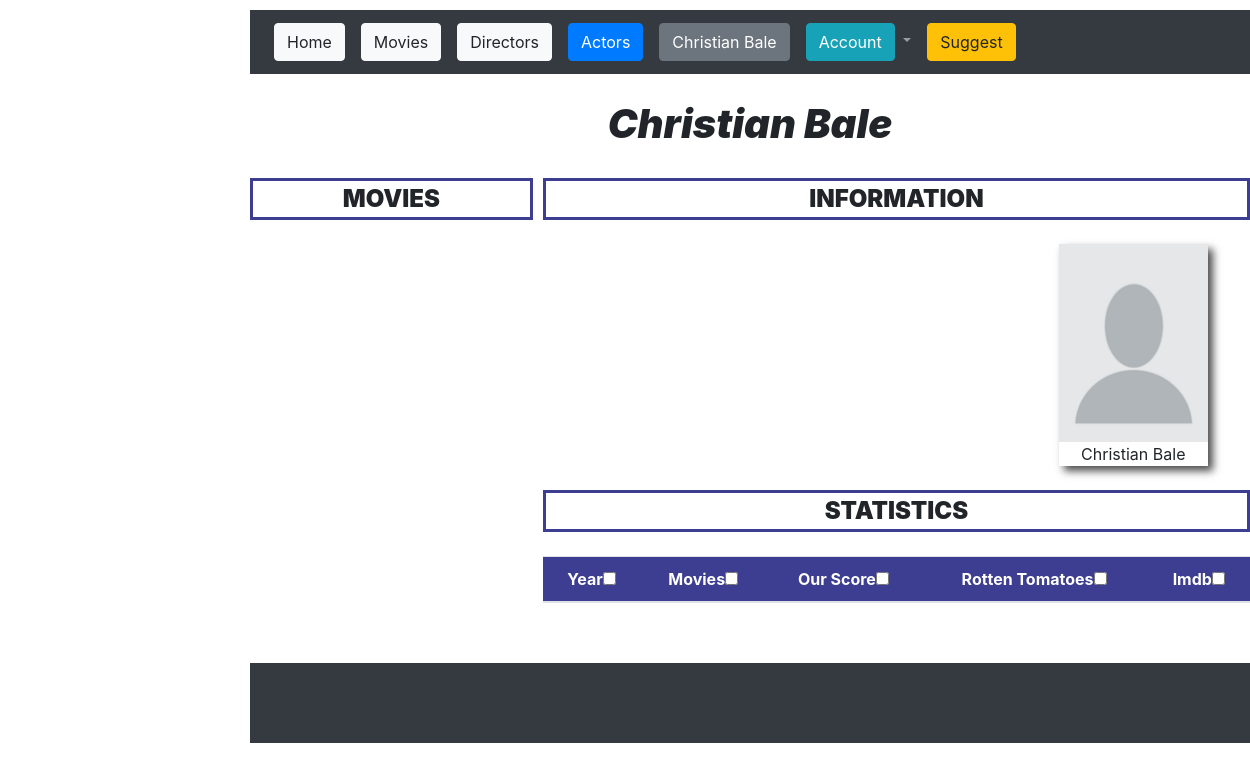
/blog/actors/4/, run on the app's committed database.
### blog/models.py (models this page shows, shortened)
class Actor(models.Model):
    name = models.CharField(max_length=50,blank=True)
    review = models.TextField(default = "",blank=True)
    image = models.ImageField(upload_to='actor_image',blank=True,default="actor_image/ProfilePic.png",null=True)
    reference_image = models.URLField(max_length=200, default = "", blank=True)
    reference_description = models.URLField(max_length=200, default = "",blank=True)

### blog/views.py (the view)
# urls.py: path('actors/<int:pk>/', views.actorsdetail,name='ActorsDetail'),
def actorsdetail(request,pk):
    actor = Actor.objects.get(id=pk)
    movie_list = list(actor.movies.all())
    if request.method == "POST":
        applied_filters = list(request.POST.dict().keys())[1:]
        print(applied_filters)
        if 'Year' in applied_filters:
                movie_list.sort(
                    key = lambda movie: movie.release_date
                )
                print("By Year",movie_list)
        if 'Movie' in applied_filters:
                movie_list.sort(
                    key = lambda movie: movie.name
                )
                print("By Name",movie_list)
        if 'Our_score' in applied_filters:
                movie_list.sort(
                    key = lambda movie: movie.final_score
                )
                print("By Our Score",movie_list)
        if 'Rotten' in applied_filters:
                movie_list.sort(
                    key = lambda movie: movie.rotten_tomatoes
                )
                print("By Rotten",movie_list)
        if 'imdb' in applied_filters:
                movie_list.sort(
                    key = lambda movie: movie.imdb
                )
                print("By Imdb",movie_list)
        movie_list.reverse()
        return render(request,"blog/actorsdetail.html",context={
                "actor": actor,
                "movie_list" : movie_list,
                "applied_filters" : applied_filters
            })
    else:
        return render(request,"blog/actorsdetail.html",context={
            "actor": actor,
            "movie_list" : movie_list,
        })

### blog/templates/blog/actorsdetail.html (shortened to what this page needs)
{% extends "blog/header.html" %}
{% load static %}
{% block styles %}
    {{ block.super }}
{% endblock %}
{% block content %}
<div id = "webpage">
    <nav class="navbar navbar-expand-lg navbar-dark bg-dark" id = "header">
        <div class="collapse navbar-collapse" id="navbarScroll">
          <ul class="navbar-nav mr-auto my-2 my-lg-0 navbar-nav-scroll" style="max-height: 100px;">
            <li class="nav-item">
              <a class="nav-link" href="{% url 'Home' %}">
                <button type="button" class="btn btn-light position-relative">
                    Home
                </button>
            </a>
            </li>
            <li class="nav-item">
              <a class="nav-link" href="{% url 'Movies' %}">
                <button type="button" class="btn btn-light position-relative">
                    Movies
                </button>
            </a>
            </li>
            <li class="nav-item">
                <a class="nav-link" href="{% url 'Directors' %}">
                    <button type="button" class="btn btn-light position-relative">
                        Directors
                    </button>
                </a>
            </li>
            <li class="nav-item">
                <a class="nav-link" href="{% url 'Actors' %}">
                    <button type="button" class="btn btn-primary position-relative">
                        Actors
                    </button>
                </a>
            </li>
            <li class="nav-item">
                <a class="nav-link" href="#section_name">
                    <button type="button" class="btn btn-secondary position-relative">
                        {{ actor.name }}
                    </button>
                </a>
            </li>
            <li class="nav-item dropdown">
              <a class="nav-link dropdown-toggle" id="navbarScrollingDropdown" role="button" data-toggle="dropdown" aria-expanded="false">
                <button type="button" class="btn btn-info position-relative">
                    Account
                </button>
              </a>
            </li>
            <li class="nav-item">
                <a class="nav-link" href="{% url 'Suggest' %}">
                    <button type="button" class="btn btn-warning position-relative">
                        Suggest
                    </button>
                </a>
            </li>
          </ul>
        </div>
    </nav>
    <div id = "section_name">
        {{ actor.name }}
    </div>
    <br>
    <div id = "page">
        <div id = "right_side">
            <div class = "section_separator">
                MOVIES
            </div>
        </div>
        <div id = "parent">
            <div class = "section_separator">
                INFORMATION
            </div>
            <br>
            <div id = "section_information">
                <div style = "display: flex;align-items: center;">
                </div>
                <div class = "images" style = "width: 70%;height: auto">
                    <img src="{{ actor.image.url }}" style="width: 100%;height: auto">
                    <figcaption style = "text-align: center;"> {{ actor.name }} </figcaption>
                </div>
            </div>
            <br>
            <div class = "section_separator">
                STATISTICS
            </div>
            <br>
            <div>
                <table class = "table" style = "width: 100%;">
                    <thead>
                        <form method = "POST">{% csrf_token %}
                            <th style = "text-align: center;">Year<input name = "Year" type = "checkbox"></th>
                            <th style = "text-align: center;">Movies<input name = "Movie" type = "checkbox"></th>
                            <th style = "text-align: center;">Our Score<input name = "Our_score" type = "checkbox"></th>
                            <th style = "text-align: center;">Rotten Tomatoes<input name = "Rotten" type = "checkbox"></th>
                            <th style = "text-align: center;">Imdb<input name = "imdb" type = "checkbox"></th>
                        </form>
                    </thead>
                </table>
            </div>
            <br>
        </div>
    </div>
    <div id = "bottom" class = "bg-dark">
    </div>
</div>
{% endblock %}

### blog/static/blog/css/index.css (style rules this page uses)
#webpage { margin-left: 20%; font-family: var(--font-letter); background-color:var(--page-background); width: 1000px; height: auto; }
#parent { width: 70%; height: auto; }
#page { display: flex; flex-direction: row; column-gap: 1%; width: 100%; height: auto; }
#right_side { width: 30%; height: auto; }
#header { width: 100%; height: 8%; margin-bottom: 2%; margin-top: 1%; }
#bottom { background-color: var(--nav-color); width: 100%; height: 10%; margin-top: 2%; }
.images { box-shadow: 5px 5px 8px rgb(77, 77, 77); }
.section_separator { text-align: center; font-size: 150%; font-weight: 900; width: auto; border: 3px solid var(--page-color); }
#section_name { text-align: center; font-size: 250%; font-weight: 900; font-style: oblique; }
#section_information { display: grid; grid-template-columns: 20% 40% 40%; column-gap: 3%; }

### blog/templates/blog/actorsdetail.html (style rules this page uses)
a { text-decoration: none;color :black }
thead th { background-color: var(--page-color); color: white; }
table { border-spacing:0 }
#section_information { display: grid; grid-template-columns: 70% 30%; column-gap: 3%; }
#right_side { width: 40%; }
#parent { width: 100%; }

### data on the page
Actor: name "Christian Bale", image (picture)
